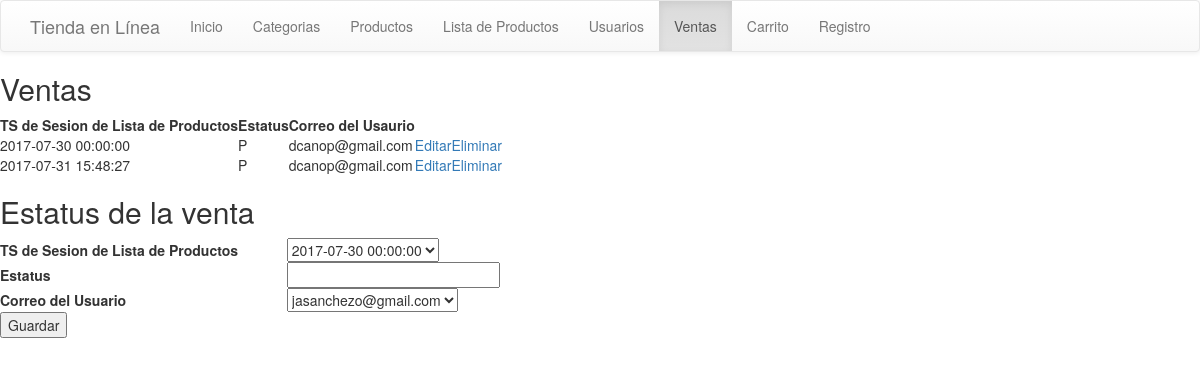
Page /sale/index.php on the committed database.
### tables this page shows
CREATE TABLE `sale` ( 
	`sale_id` Int( 11 ) AUTO_INCREMENT NOT NULL,
	`sale_prli_ts_session` Timestamp NOT NULL ON UPDATE CURRENT_TIMESTAMP DEFAULT CURRENT_TIMESTAMP,
	`sale_status` Char( 1 ) NOT NULL DEFAULT 'P',
	`sale_people_id` Int( 11 ) NOT NULL,
	PRIMARY KEY ( `sale_id` ) )
CHARACTER SET = utf8
COLLATE = utf8_general_ci;

CREATE TABLE `people` ( 
	`people_id` Int( 11 ) AUTO_INCREMENT NOT NULL,
	`peop_email` VarChar( 144 ) NOT NULL,
	`peop_firstName` VarChar( 144 ) NOT NULL,
	`peop_lastName` VarChar( 144 ) NOT NULL,
	PRIMARY KEY ( `people_id` ) )
CHARACTER SET = utf8
COLLATE = utf8_general_ci;

### sale/sale.model.php (called while the page is built, shortened)
<?php
class SaleModel
{
	private $pdo;
	public function __CONSTRUCT()
	{
		try
		{
			$this->pdo = new PDO('mysql:host=localhost;dbname=ecommerce', 'root', '');
			$this->pdo->setAttribute(PDO::ATTR_ERRMODE, PDO::ERRMODE_EXCEPTION);
		}
		catch(Exception $e)
		{
			die($e->getMessage());
		}
	}
	public function Listar()
	{
		try
		{
			$result = array();
			$stm = $this->pdo->prepare("SELECT * FROM sale");
			$stm->execute();
			foreach($stm->fetchAll(PDO::FETCH_OBJ) as $r)
			{
				$sale = new Sale();
				$sale->__SET('sale_id', $r->sale_id);
				$sale->__SET('sale_prli_ts_session', $r->sale_prli_ts_session);
				$sale->__SET('sale_status', $r->sale_status);
                                $sale->__SET('sale_people_id', $r->sale_people_id);
				$result[] = $sale;
			}
			return $result;
		}
		catch(Exception $e)
		{
			die($e->getMessage());
		}
	}
}

### sale/sale.entidad.php (called while the page is built, shortened)
<?php
class Sale
{
	public function __GET($k){ return $this->$k; }
	public function __SET($k, $v){ return $this->$k = $v; }
}

### people/people.model.php (called while the page is built, shortened)
<?php
class PeopleModel
{
	private $pdo;
	public function __CONSTRUCT()
	{
		try
		{
			$this->pdo = new PDO('mysql:host=localhost;dbname=ecommerce', 'root', '');
			$this->pdo->setAttribute(PDO::ATTR_ERRMODE, PDO::ERRMODE_EXCEPTION);
		}
		catch(Exception $e)
		{
			die($e->getMessage());
		}
	}
	public function Listar()
	{
		try
		{
			$result = array();
			$stm = $this->pdo->prepare("SELECT * FROM people");
			$stm->execute();
			foreach($stm->fetchAll(PDO::FETCH_OBJ) as $r)
			{
				$peop = new People();
				$peop->__SET('people_id', $r->people_id);
				$peop->__SET('peop_email', $r->peop_email);
				$peop->__SET('peop_firstName', $r->peop_firstName);
                                $peop->__SET('peop_lastName', $r->peop_lastName);
				$result[] = $peop;
			}
			return $result;
		}
		catch(Exception $e)
		{
			die($e->getMessage());
		}
	}
	public function Obtener($id)
	{
		try
		{
			$stm = $this->pdo
			          ->prepare("SELECT * FROM people WHERE people_id = ?");
			$stm->execute(array($id));
			$r = $stm->fetch(PDO::FETCH_OBJ);
			$peop = new People();
			$peop->__SET('people_id', $r->people_id);
                        $peop->__SET('peop_email', $r->peop_email);
                        $peop->__SET('peop_firstName', $r->peop_firstName);
                        $peop->__SET('peop_lastName', $r->peop_lastName);
			return $peop;
		} catch (Exception $e)
		{
			die($e->getMessage());
		}
	}
}

### people/people.entidad.php (called while the page is built, shortened)
<?php
class People
{
	public function __GET($k){ return $this->$k; }
	public function __SET($k, $v){ return $this->$k = $v; }
}

### productsList/productsList.model.php (called while the page is built, shortened)
<?php
class ProductsListModel
{
	private $pdo;
	public function __CONSTRUCT()
	{
		try
		{
			$this->pdo = new PDO('mysql:host=localhost;dbname=ecommerce', 'root', '');
			$this->pdo->setAttribute(PDO::ATTR_ERRMODE, PDO::ERRMODE_EXCEPTION);
		}
		catch(Exception $e)
		{
			die($e->getMessage());
		}
	}
        public function ListarTS()
	{
		try
		{
			$result = array();
			$stm = $this->pdo->prepare("SELECT DISTINCT prli_ts_session FROM productsList");
			$stm->execute();
			foreach($stm->fetchAll(PDO::FETCH_OBJ) as $r)
			{
				$prli = new ProductsList();
                                $prli->__SET('prli_ts_session', $r->prli_ts_session);
				$result[] = $prli;
			}
			return $result;
		}
		catch(Exception $e)
		{
			die($e->getMessage());
		}
	}
}

### productsList/productsList.entidad.php (called while the page is built, shortened)
<?php
class ProductsList
{
	public function __GET($k){ return $this->$k; }
	public function __SET($k, $v){ return $this->$k = $v; }
}

### sale/index.php (the view, shortened to what this page needs)
<?php
require_once 'sale.entidad.php';
require_once 'sale.model.php';
require_once '../productsList/productsList.entidad.php';
require_once '../productsList/productsList.model.php';
require_once '../people/people.entidad.php';
require_once '../people/people.model.php';
$sale = new Sale();
$sale_model = new SaleModel();
$peop_model = new PeopleModel();
$prli_model = new ProductsListModel();
?>
<!DOCTYPE html>
<html lang="es">
	<head>
        <link rel="stylesheet" href="http://yui.yahooapis.com/pure/0.5.0/pure-min.css">
        <link href="https://maxcdn.bootstrapcdn.com/bootstrap/3.3.6/css/bootstrap.min.css" rel="stylesheet">
        <link rel="stylesheet" href="https://maxcdn.bootstrapcdn.com/bootstrap/3.3.6/css/bootstrap-theme.min.css">
	</head>
    <body>
        <nav class="navbar navbar-default" rol="navegation">
        <div class="container">
            <div class="navbar-header">
                <a class="navbar-brand" href="index.php">Tienda en Línea</a>
            </div>
            <div class="collapse navbar-collapse" id="navbar">
                <ul class="nav navbar-nav">
                    <li>
                        <a href="/ecommerce/index.php">Inicio</a>
                    </li>
                    <li>
                        <a href="/ecommerce/category/index.php">Categorias</a>
                    </li>
                    <li>
                        <a href="/ecommerce/product/index.php">Productos</a>
                    </li>
                    <li>
                        <a href="/ecommerce/productsList/index.php">Lista de Productos</a>
                    </li>
                    <li>
                        <a href="/ecommerce/people/index.php">Usuarios</a>
                    </li>
                    <li class="active">
                        <a href="/ecommerce/sale/index.php">Ventas</a>
                    </li>
                    <li>
                        <a href="/ecommerce/carrito.php">Carrito</a>
                    </li>
                    <li>
                        <a href="/ecommerce/registro.php">Registro</a>
                    </li>
                </ul>
            </div>
        </div>
    </nav>
        <h2>Ventas</h2>
        <div class="pure-g">
            <div class="pure-u-1-12">
                <table class="pure-table pure-table-horizontal">
                    <thead>
                        <tr>
                            <th style="text-align:left;">TS de Sesion de Lista de Productos</th>
                            <th style="text-align:left;">Estatus</th>
                            <th style="text-align:left;">Correo del Usaurio</th>
                            <th></th>
                            <th></th>
                        </tr>
                    </thead>
                    <?php foreach($sale_model->Listar() as $r): ?>
                        <tr>
                            <td><?php echo $r->__GET('sale_prli_ts_session'); ?></td>
                            <td><?php echo $r->__GET('sale_status'); ?></td>
                            <td><?php echo $peop_model->Obtener($r->__GET('sale_people_id'))->__GET('peop_email'); ?></td>
                            <td>
                                <a href="?action=editar&sale_id=<?php echo $r->sale_id; ?>">Editar</a>
                            </td>
                            <td>
                                <a href="?action=eliminar&sale_id=<?php echo $r->sale_id; ?>">Eliminar</a>
                            </td>
                        </tr>
                    <?php endforeach; ?>
                </table>
                <h2>Estatus de la venta</h2>
                <form action="?action=<?php echo $sale->sale_id > 0 ? 'actualizar' : 'registrar'; ?>" method="post" class="pure-form pure-form-stacked" style="margin-bottom:30px;">
                    <table style="width:500px;">
                        <tr>
                            <th style="text-align:left;">TS de Sesion de Lista de Productos</th>
                            <td>
                                <select name="sale_prli_ts_session">
                                    <?php foreach ($prli_model->ListarTS() as $r):  ?>
                                        <option value="<?php echo $r->__GET('prli_ts_session'); ?>" <?php if ($r->__GET('prli_ts_session') == $sale->__GET('sale_prli_ts_session')) echo 'selected'; ?> ><?php echo $r->__GET('prli_ts_session'); ?></option>
                                    <?php endforeach; ?>
                                </select>
                            </td>
                        </tr>
                        <tr>
                            <th style="text-align:left;">Estatus</th>
                            <td><input type="text" name="sale_status" value="<?php echo $sale->__GET('sale_status'); ?>" style="width:100%;" /></td>
                        </tr>
                        <tr>
                            <th style="text-align:left;">Correo del Usuario</th>
                            <td>
                                <select name="sale_people_id">
                                    <?php foreach ($peop_model->Listar() as $r):  ?>
                                        <option value="<?php echo $r->__GET('people_id'); ?>" <?php if ($r->__GET('people_id') == $sale->__GET('sale_people_id')) echo 'selected'; ?> ><?php echo $r->__GET('peop_email'); ?></option>
                                    <?php endforeach; ?>
                                </select>
                            </td>
                        </tr>
                        <tr>
                            <td colspan="2">
                                <button type="submit" class="pure-button pure-button-primary">Guardar</button>
                            </td>
                        </tr>
                    </table>
                </form>
            </div>
        </div>
    </body>
</html>

### rows in the picture
sale: __GET "2017-07-30 00:00:00", __GET "P", sale_people.peop_email "dcanop@gmail.com"
sale: __GET "2017-07-31 15:48:27", __GET "P", sale_people.peop_email "dcanop@gmail.com"

### other values in the picture
form field sale_prli_ts_session "2017-07-30 00:00:00"
form field sale_people_id "jasanchezo@gmail.com"
